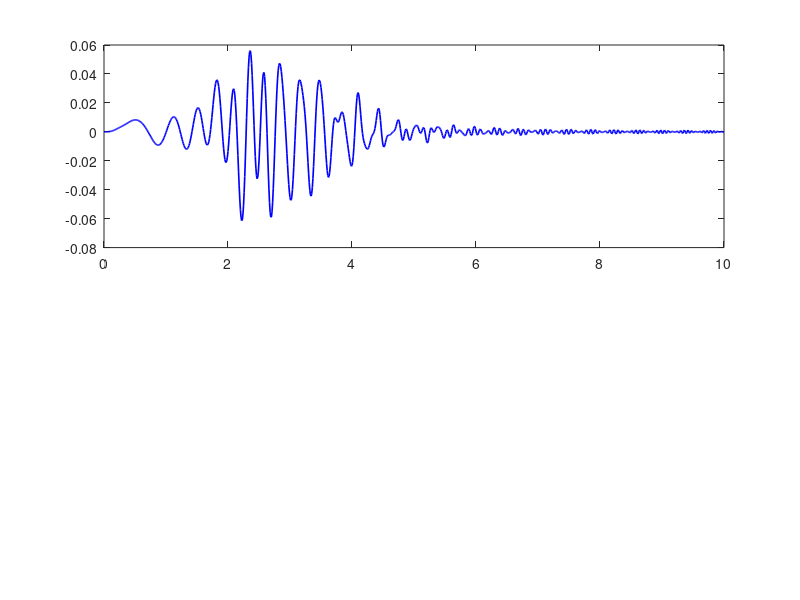

This figure's MATLAB source: (Note: this script raises an error after producing the figure.)
function tractor_simulation()
    % SYSTEM PARAMETERS
    mc = 2700;         
    Jc = 3600;          
    kf = 714400;        
    kr = 718600;       
    cf = 3600;         
    cr = 5100;          
    lf = 1.35;          
    lr = 0.85;          
    v = 6 / 3.6;        % Tractor speed converted from km/h to m/s

    % SOLVER SETUP
    x0 = [0; 0; 0; 0];  % Initial conditions
    tspan = 0:0.01:10;  % Simulate from t=0 to 10 seconds with 0.01s steps

    % NUMERICAL INTEGRATION (Runge-Kutta 4th/5th order)
    [t, X] = ode45(@(t,x) state_space_matrix(t, x, mc, Jc, kf, kr, cf, cr, lf, lr, v), tspan, x0);
    zc = X(:,1);        % Vertical displacement
    phi = X(:,3);      % Pitch angle
    zc_ddot = zeros(length(t), 1);
    phi_ddot = zeros(length(t), 1);
    for i = 1:length(t)
        dx = state_space_matrix(t(i), X(i,:)', mc, Jc, kf, kr, cf, cr, lf, lr, v);
        zc_ddot(i) = dx(2);    % Vertical acceleration
        phi_ddot(i) = dx(4);  % Pitch acceleration
    end
    rms_vertical_accel = rms(zc_ddot);
    rms_pitch_accel = rms(phi_ddot);
    
    fprintf('\n--- SWEPT-SINE SIMULATION RESULTS ---\n');
    fprintf('RMS Vertical Acceleration: %.2f m/s^2\n', rms_vertical_accel);
    fprintf('RMS Pitch Acceleration: %.2f rad/s^2\n\n', rms_pitch_accel);

    % PLOTTING
    figure('Name', 'Tractor 2-DOF Swept-Sine Response', 'Color', 'w');
    ax1 = subplot(2,1,1);
    plot(t, zc, 'b', 'LineWidth', 1.2);
    xline(ax1, 3.2, 'k:', 'LineWidth', 2); 
    xline(ax1, 4.0, 'k:', 'LineWidth', 2);
    ylabel('Vertical Bounce z_c (m)', 'FontWeight', 'bold', 'Color', 'k');
    xlabel('Excitation Frequency (Hz)', 'FontWeight', 'bold', 'Color', 'k');
    title('Frequency Sweep Response (0 Hz to 10 Hz)', 'FontWeight', 'bold', 'Color', 'k', 'FontSize', 20);
    set(ax1, 'Color', [0.95 0.95 0.95], 'XColor', 'k', 'YColor', 'k');
    grid on;
    ax2 = subplot(2,1,2);
    plot(t, phi, 'r', 'LineWidth', 1.2);
    xline(ax2, 3.2, 'k:', 'LineWidth', 2); 
    xline(ax2, 4.0, 'k:', 'LineWidth', 2);
    ylabel('Pitch Angle \phi_c (rad)', 'FontWeight', 'bold', 'Color', 'k');
    xlabel('Excitation Frequency (Hz)', 'FontWeight', 'bold', 'Color', 'k');
    set(ax2, 'Color', [0.95 0.95 0.95], 'XColor', 'k', 'YColor', 'k');
    grid on;
end

% MATHEMATICAL ENGINE
function dx = state_space_matrix(t, x, mc, Jc, kf, kr, cf, cr, lf, lr, v)
    x1 = x(1); % zc
    x2 = x(2); % zc_dot
    x3 = x(3); % phi
    x4 = x(4); % phi_dot
    delay = (lf + lr) / v; % Time delay for rear wheel hitting the same bump
    
    % Swept-Sine (Chirp) Road Excitation
    f_start = 0;
    f_end = 10;
    t_total = 10;
    freq = f_start + ((f_end - f_start) / t_total) * t;
    amp = 0.02; % Height of road bump = 2cm (arbitrary)
    hf = amp * sin(2*pi*freq*t); % front-wheel excitation
    freq_rate = (f_end - f_start) / t_total;
    hf_dot = amp * 2*pi * (freq + freq_rate * t) * cos(2*pi*freq*t);
    if t >= delay
        freq_del = f_start + ((f_end - f_start) / t_total) * (t-delay);
        hr = amp * sin(2*pi*freq_del*(t-delay));
        hr_dot = amp * 2*pi * (freq_del + freq_rate * (t-delay)) * cos(2*pi*freq_del*(t-delay));
    else
        hr = 0; 
        hr_dot = 0;
    end

    Fz = kf*hf + cf*hf_dot + kr*hr + cr*hr_dot; % vertical force
    Mphi = cr*lr*hr_dot - cf*lf*hf_dot + kr*lr*hr - kf*lf*hf; % pitch moment

    % The 4 first-order differential equations
    dx1 = x2;
    dx2 = (1/mc) * (Fz - (cf+cr)*x2 - (kf+kr)*x1 - (cr*lr - cf*lf)*x4 - (kr*lr - kf*lf)*x3);
    dx3 = x4;
    dx4 = (1/Jc) * (Mphi - (cr*lr - cf*lf)*x2 - (kr*lr - kf*lf)*x1 - (cf*lf^2 + cr*lr^2)*x4 - (kf*lf^2 + kr*lr^2)*x3);

    dx = [dx1; dx2; dx3; dx4];
end
